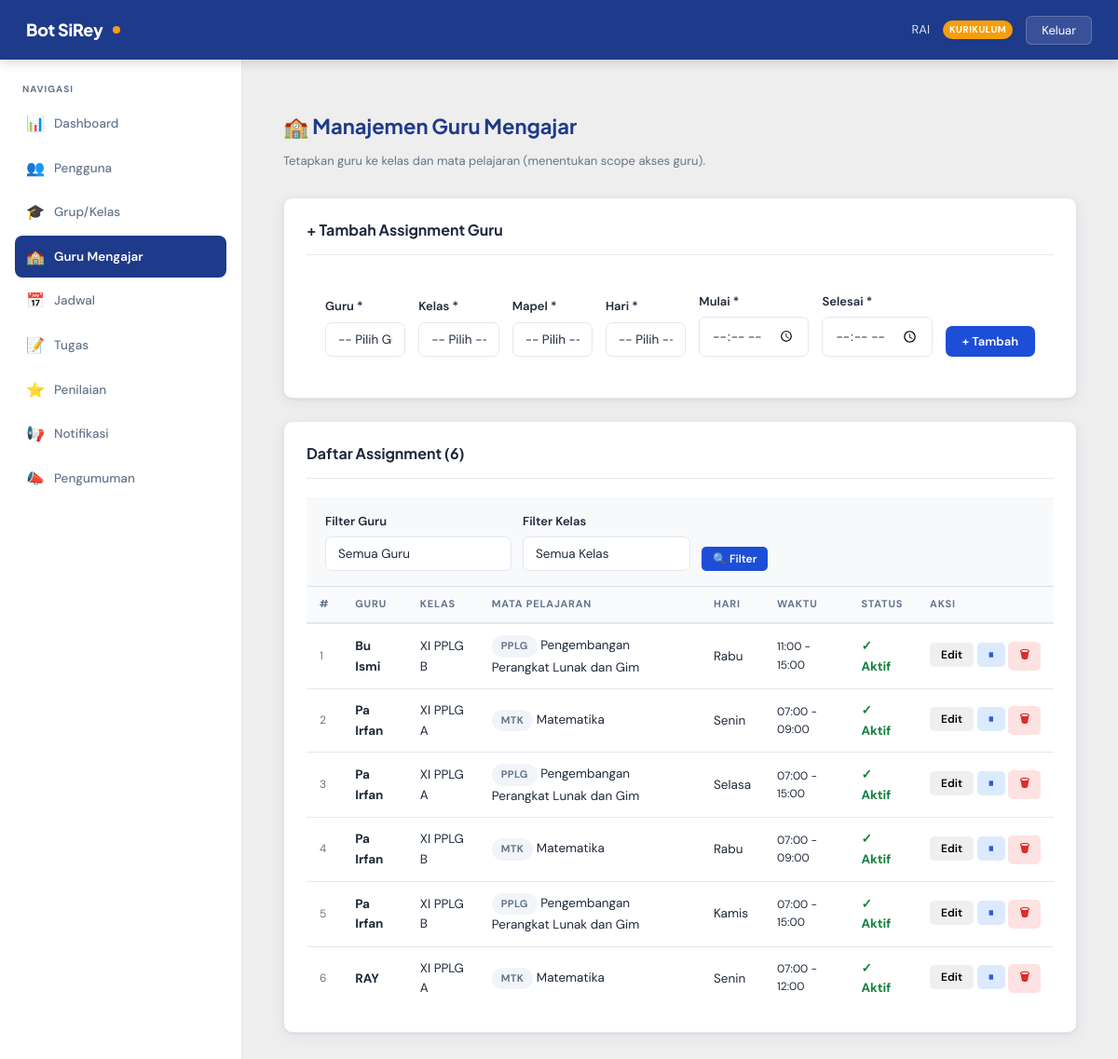
The page /dashboard/manage_guru_mengajar.php (signed in) on the database its author committed.
### tables this page shows
CREATE TABLE `guru_mengajar_rayhanrp` (
  `id` int(11) NOT NULL,
  `akun_id` int(11) NOT NULL,
  `grup_id` int(11) NOT NULL,
  `matpel_id` int(11) NOT NULL,
  `hari` enum('Senin','Selasa','Rabu','Kamis','Jumat','Sabtu','Minggu') NOT NULL,
  `jam_mulai` time NOT NULL,
  `jam_selesai` time NOT NULL,
  `aktif` tinyint(1) NOT NULL DEFAULT 1,
  `dibuat_pada` datetime NOT NULL DEFAULT current_timestamp()
);

CREATE TABLE `akun_rayhanrp` (
  `akun_id` int(11) NOT NULL,
  `nis_nip` varchar(30) NOT NULL,
  `password` varchar(255) NOT NULL,
  `role` enum('admin','guru','siswa','kepala_sekolah','kurikulum') NOT NULL DEFAULT 'siswa',
  `nama_lengkap` varchar(150) NOT NULL,
  `jenis_kelamin` enum('L','P') DEFAULT NULL,
  `aktif` tinyint(1) NOT NULL DEFAULT 1,
  `dibuat_pada` datetime NOT NULL DEFAULT current_timestamp(),
  `diubah_pada` datetime NOT NULL DEFAULT current_timestamp() ON UPDATE current_timestamp()
);

CREATE TABLE `grup_rayhanrp` (
  `grup_id` int(11) NOT NULL,
  `nama_grup` varchar(150) NOT NULL,
  `tingkat` tinyint(4) NOT NULL,
  `jurusan` enum('Teknik Pemesinan','Teknik Mekatronika','Teknik Kimia Industri','Pengembangan Perangkat Lunak dan Gim','Desain Komunikasi Visual','Animasi') NOT NULL,
  `deskripsi` text DEFAULT NULL,
  `pembuat_id` int(11) DEFAULT NULL,
  `aktif` tinyint(1) NOT NULL DEFAULT 1,
  `dibuat_pada` datetime NOT NULL DEFAULT current_timestamp(),
  `diubah_pada` datetime NOT NULL DEFAULT current_timestamp() ON UPDATE current_timestamp()
);

CREATE TABLE `mata_pelajaran_rayhanrp` (
  `matpel_id` int(11) NOT NULL,
  `kode` varchar(20) NOT NULL,
  `nama` varchar(100) NOT NULL,
  `aktif` tinyint(1) NOT NULL DEFAULT 1,
  `kategori` enum('umum','kejuruan','pilihan') NOT NULL,
  `dibuat_pada` datetime NOT NULL DEFAULT current_timestamp()
);

### koneksi.php (called while the page is built, shortened)
<?php
function sirey_getConfig(): array
{
    static $config = null;
    if ($config === null) {
        $config = require __DIR__ . '/config.php';
    }
    return $config;
}
function sirey_getDatabase(): mysqli
{
    static $db = null;
    if ($db === null) {
        $config = sirey_getConfig()['db'];
        $db = mysqli_connect(
            $config['host'],
            $config['username'],
            $config['password'],
            $config['database']
        );
        mysqli_set_charset($db, $config['charset']);
    }
    return $db;
}
function sirey_query(string $sql, string $types = '', mixed ...$params): mysqli_stmt|false
{
    $stmt = null;
    try {
        $db = sirey_getDatabase();
        $stmt = mysqli_prepare($db, $sql);
        if (!mysqli_stmt_execute($stmt)) {
            sirey_setLastDbError(mysqli_stmt_errno($stmt), mysqli_stmt_error($stmt));
            mysqli_stmt_close($stmt);
            return false;
        }
        return $stmt;
    } catch (Throwable $e) {
        if ($stmt instanceof mysqli_stmt) {
            mysqli_stmt_close($stmt);
        }
        $db = $db ?? null;
        $errno = (int)$e->getCode();
        $message = $e->getMessage();
        if ($errno <= 0 && $db instanceof mysqli) {
            $errno = mysqli_errno($db);
            $message = mysqli_error($db) ?: $message;
        }
        sirey_setLastDbError($errno, $message);
        error_log('sirey_query: ' . $message);
        return false;
    }
}
function sirey_fetchAll(mysqli_stmt|false $stmt): array
{
    $result = mysqli_stmt_get_result($stmt);
    $rows = [];
    while ($row = mysqli_fetch_assoc($result)) {
        $rows[] = $row;
    }
    return $rows;
}

### dashboard/manage_guru_mengajar.php (the view, shortened to what this page needs)
<?php
require_once __DIR__ . '/_layout.php';
$pernyataan_sql_rayhanrp    = 'SELECT gm.id, gm.aktif,
                  a.akun_id, a.nama_lengkap AS guru_nama,
                  g.grup_id, g.nama_grup, g.jurusan,
                  mp.matpel_id, mp.nama AS matpel_nama, mp.kode AS matpel_kode,
                  gm.hari, gm.jam_mulai, gm.jam_selesai,
                  gm.dibuat_pada
           FROM guru_mengajar_rayhanRP gm
           INNER JOIN akun_rayhanRP a              ON gm.akun_id   = a.akun_id
           INNER JOIN grup_rayhanRP g              ON gm.grup_id   = g.grup_id
           INNER JOIN mata_pelajaran_rayhanRP mp   ON gm.matpel_id = mp.matpel_id
           WHERE 1=1';
$parameter_rayhanrp = [];
$tipe_rayhanrp  = '';
$pernyataan_sql_rayhanrp .= ' ORDER BY a.nama_lengkap, g.nama_grup, mp.nama ASC';
$daftar_assignment_rayhanrp = sirey_fetchAll(sirey_query($pernyataan_sql_rayhanrp, $tipe_rayhanrp, ...$parameter_rayhanrp));
?>
<div class="page-header">
  <h2>🏫 Manajemen Guru Mengajar</h2>
  <p>Tetapkan guru ke kelas dan mata pelajaran (menentukan scope akses guru).</p>
</div>
<div class="card" style="margin-bottom:24px;">
  <div class="card-header"><h3>+ Tambah Assignment Guru</h3></div>
  <form method="POST" style="padding:20px;">
    <div style="display:grid; grid-template-columns:repeat(6, 1fr) auto; gap:14px; align-items:flex-end;">
      <div class="form-group" style="margin:0;">
        <label class="form-label">Guru *</label>
        <select name="akun_id" class="form-control" required>
          <option value="">-- Pilih Guru --</option>
        </select>
      </div>
      <div class="form-group" style="margin:0;">
        <label class="form-label">Kelas *</label>
        <select name="grup_id" class="form-control" required>
          <option value="">-- Pilih --</option>
        </select>
      </div>
      <div class="form-group" style="margin:0;">
        <label class="form-label">Mapel *</label>
        <select name="matpel_id" class="form-control" required>
          <option value="">-- Pilih --</option>
        </select>
      </div>
      <div class="form-group" style="margin:0;">
        <label class="form-label">Hari *</label>
        <select name="hari" class="form-control" required>
          <option value="">-- Pilih --</option>
        </select>
      </div>
      <div class="form-group" style="margin:0;">
        <label class="form-label">Mulai *</label>
        <input type="time" name="jam_mulai" class="form-control" required>
      </div>
      <div class="form-group" style="margin:0;">
        <label class="form-label">Selesai *</label>
        <input type="time" name="jam_selesai" class="form-control" required>
      </div>
      <div>
        <button type="submit" class="btn btn-primary">+ Tambah</button>
      </div>
    </div>
  </form>
</div>
<div class="card">
  <div class="card-header">
    <h3>Daftar Assignment (<?php echo count($daftar_assignment_rayhanrp); ?>)</h3>
  </div>
  <div style="padding:16px 20px; background:#f8f9fa; border-bottom:1px solid #dee2e6;">
    <form method="GET" style="display:flex; gap:12px; flex-wrap:wrap; align-items:flex-end;">
      <div>
        <label class="form-label" style="font-size:13px;">Filter Guru</label>
        <select name="filter_guru" class="form-control" style="min-width:200px;">
          <option value="">Semua Guru</option>
        </select>
      </div>
      <div>
        <label class="form-label" style="font-size:13px;">Filter Kelas</label>
        <select name="filter_grup" class="form-control" style="min-width:180px;">
          <option value="">Semua Kelas</option>
        </select>
      </div>
      <button type="submit" class="btn btn-primary btn-sm">🔍 Filter</button>
    </form>
  </div>
  <?php if (empty($daftar_assignment_rayhanrp)): ?>
    <div class="empty-state">
      <div class="empty-icon">🏫</div>
      <p>Belum ada assignment guru.</p>
    </div>
  <?php else: ?>
    <table class="data-table">
      <thead>
        <tr>
          <th>#</th>
          <th>Guru</th>
          <th>Kelas</th>
          <th>Mata Pelajaran</th>
          <th>Hari</th>
          <th>Waktu</th>
          <th>Status</th>
          <th>Aksi</th>
        </tr>
      </thead>
      <tbody>
        <?php foreach ($daftar_assignment_rayhanrp as $indeks_rayhanrp => $baris_assignment_rayhanrp): ?>
          <tr style="<?php echo !$baris_assignment_rayhanrp['aktif'] ? 'opacity:0.55;' : ''; ?>">
            <td style="color:var(--clr-muted); font-size:12px;"><?php echo $indeks_rayhanrp + 1; ?></td>
            <td><strong><?php echo htmlspecialchars($baris_assignment_rayhanrp['guru_nama']); ?></strong></td>
            <td><?php echo htmlspecialchars($baris_assignment_rayhanrp['nama_grup']); ?></td>
            <td>
              <span class="badge badge-default">
                <?php echo htmlspecialchars($baris_assignment_rayhanrp['matpel_kode']); ?>
              </span>
              <?php echo htmlspecialchars($baris_assignment_rayhanrp['matpel_nama']); ?>
            </td>
            <td><?php echo htmlspecialchars($baris_assignment_rayhanrp['hari'] ?? '-'); ?></td>
            <td style="font-size:12px;">
              <?php
                $jam_mulai = $baris_assignment_rayhanrp['jam_mulai'] ? substr($baris_assignment_rayhanrp['jam_mulai'], 0, 5) : '-';
                $jam_selesai = $baris_assignment_rayhanrp['jam_selesai'] ? substr($baris_assignment_rayhanrp['jam_selesai'], 0, 5) : '-';
                echo htmlspecialchars($jam_mulai . ' - ' . $jam_selesai);
              ?>
            </td>
            <td>
              <?php if ($baris_assignment_rayhanrp['aktif']): ?>
                <span style="color:#15803d; font-weight:bold;">✓ Aktif</span>
              <?php else: ?>
                <span style="color:#b91c1c;">✗ Nonaktif</span>
              <?php endif; ?>
            </td>
            <td style="white-space:nowrap;">
              <button type="button" class="btn btn-info btn-sm" onclick='openEditModal(<?php echo htmlspecialchars(json_encode($baris_assignment_rayhanrp, JSON_HEX_TAG | JSON_HEX_APOS | JSON_HEX_QUOT | JSON_HEX_AMP)); ?>)'>Edit</button>
              <form method="POST" style="display:inline;">
                <button type="submit" class="btn btn-secondary btn-sm">
                  <?php echo $baris_assignment_rayhanrp['aktif'] ? '⏸' : '▶'; ?>
                </button>
              </form>
              <form method="POST" style="display:inline;" onsubmit="return confirm('Hapus assignment ini?')">
                <button type="submit" class="btn btn-danger btn-sm">🗑</button>
              </form>
            </td>
          </tr>
        <?php endforeach; ?>
      </tbody>
    </table>
  <?php endif; ?>
</div>

### dashboard/assets/style.css (style rules this page uses)
:root { --clr-primary: #1e3a8a; --clr-primary-mid: #1d4ed8; --clr-primary-soft: #dbeafe; --clr-accent: #f59e0b; --clr-accent-dark: #d97706; --clr-success: #059669; --clr-danger: #dc2626; --clr-warning: #d97706; --clr-surface: #ffffff; --clr-bg: #eeeeee; --clr-border: #e2e8f0; --clr-text: #1e293b; --clr-muted: #64748b; --sidebar-w: 260px; --navbar-h: 64px; --radius: 10px; --shadow-card: 0 1px 3px rgba(0,0,0,.07), 0 4px 16px rgba(30,58,138,.06); --shadow-hover: 0 4px 12px rgba(30,58,138,.14); --transition: all .18s ease; }
*, *::before, *::after { box-sizing: border-box; }
html { scroll-behavior: smooth; }
body { font-family: 'DM Sans', sans-serif; background: var(--clr-bg); color: var(--clr-text); font-size: 14px; line-height: 1.6; min-height: 100vh; }
h1, h2, h3, h4, h5 { font-family: 'Plus Jakarta Sans', sans-serif; font-weight: 700; line-height: 1.25; }
.page-header { margin-bottom: 28px; }
.page-header h2 { font-size: 22px; color: var(--clr-primary); margin-bottom: 3px; }
.page-header p { color: var(--clr-muted); font-size: 13px; }
.card { background: var(--clr-surface); border-radius: var(--radius); border: 1px solid var(--clr-border); box-shadow: var(--shadow-card); padding: 24px; transition: var(--transition); }
.card-header { display: flex; align-items: center; justify-content: space-between; margin-bottom: 20px; padding-bottom: 16px; border-bottom: 1px solid var(--clr-border); }
.card-header h3 { font-size: 16px; color: var(--clr-text); margin: 0; }
.data-table { width: 100%; border-collapse: collapse; }
.data-table thead th { background: #f8fafc; color: var(--clr-muted); font-size: 11px; font-weight: 700; letter-spacing: .8px; text-transform: uppercase; padding: 10px 14px; border-bottom: 2px solid var(--clr-border); text-align: left; white-space: nowrap; }
.data-table tbody tr { border-bottom: 1px solid var(--clr-border); transition: background .12s; }
.data-table tbody tr:last-child { border-bottom: none; }
.data-table td { padding: 12px 14px; font-size: 13.5px; color: var(--clr-text); vertical-align: middle; }
.btn { display: inline-flex; align-items: center; gap: 6px; padding: 8px 18px; border-radius: 7px; font-size: 13px; font-weight: 600; font-family: 'DM Sans', sans-serif; cursor: pointer; border: none; text-decoration: none; transition: var(--transition); white-space: nowrap; }
.btn-primary { background: var(--clr-primary-mid); color: #fff; }
.btn-secondary { background: var(--clr-primary-soft); color: var(--clr-primary-mid); }
.btn-danger { background: #fee2e2; color: var(--clr-danger); }
.btn-sm { padding: 5px 12px; font-size: 12px; border-radius: 5px; }
.badge { display: inline-block; padding: 3px 10px; border-radius: 20px; font-size: 11px; font-weight: 700; letter-spacing: .3px; }
.badge-default { background: #f1f5f9; color: var(--clr-muted); }
.form-group { margin-bottom: 20px; }
.form-label { display: block; font-size: 13px; font-weight: 600; color: var(--clr-text); margin-bottom: 6px; }
.form-control { width: 100%; padding: 10px 13px; border: 1.5px solid var(--clr-border); border-radius: 7px; font-family: 'DM Sans', sans-serif; font-size: 13.5px; color: var(--clr-text); background: #fff; transition: border-color .15s, box-shadow .15s; outline: none; }
.form-control::placeholder { color: #a0aec0; }
select.form-control { appearance: none; cursor: pointer; }

### rows shown on the page
guru_mengajar_rayhanrp: akun.nama_lengkap "Bu Ismi", grup.nama_grup "XI PPLG B", matpel.kode "PPLG", matpel.nama "Pengembangan Perangkat Lunak dan Gim", hari "Rabu", jam_mulai+jam_selesai "11:00 - 15:00", aktif "✓ Aktif"
guru_mengajar_rayhanrp: akun.nama_lengkap "Pa Irfan", grup.nama_grup "XI PPLG A", matpel.kode "MTK", matpel.nama "Matematika", hari "Senin", jam_mulai+jam_selesai "07:00 - 09:00", aktif "✓ Aktif"
guru_mengajar_rayhanrp: akun.nama_lengkap "Pa Irfan", grup.nama_grup "XI PPLG A", matpel.kode "PPLG", matpel.nama "Pengembangan Perangkat Lunak dan Gim", hari "Selasa", jam_mulai+jam_selesai "07:00 - 15:00", aktif "✓ Aktif"
guru_mengajar_rayhanrp: akun.nama_lengkap "Pa Irfan", grup.nama_grup "XI PPLG B", matpel.kode "MTK", matpel.nama "Matematika", hari "Rabu", jam_mulai+jam_selesai "07:00 - 09:00", aktif "✓ Aktif"
guru_mengajar_rayhanrp: akun.nama_lengkap "Pa Irfan", grup.nama_grup "XI PPLG B", matpel.kode "PPLG", matpel.nama "Pengembangan Perangkat Lunak dan Gim", hari "Kamis", jam_mulai+jam_selesai "07:00 - 15:00", aktif "✓ Aktif"
guru_mengajar_rayhanrp: akun.nama_lengkap "RAY", grup.nama_grup "XI PPLG A", matpel.kode "MTK", matpel.nama "Matematika", hari "Senin", jam_mulai+jam_selesai "07:00 - 12:00", aktif "✓ Aktif"

### other values the page prints
$data_admin_rayhanrp['name'] "RAI"
str_replace('_', ' ', $data_admin_rayhanrp['role']) "KURIKULUM"
$item['icon'] "📊"
$item['label'] "Dashboard"
$item['icon'] "👥"
$item['label'] "Pengguna"
$item['icon'] "🎓"
$item['label'] "Grup/Kelas"
$item['icon'] "🏫"
$item['label'] "Guru Mengajar"
$item['icon'] "📅"
$item['label'] "Jadwal"
$item['icon'] "📝"
$item['label'] "Tugas"
$item['icon'] "⭐"
